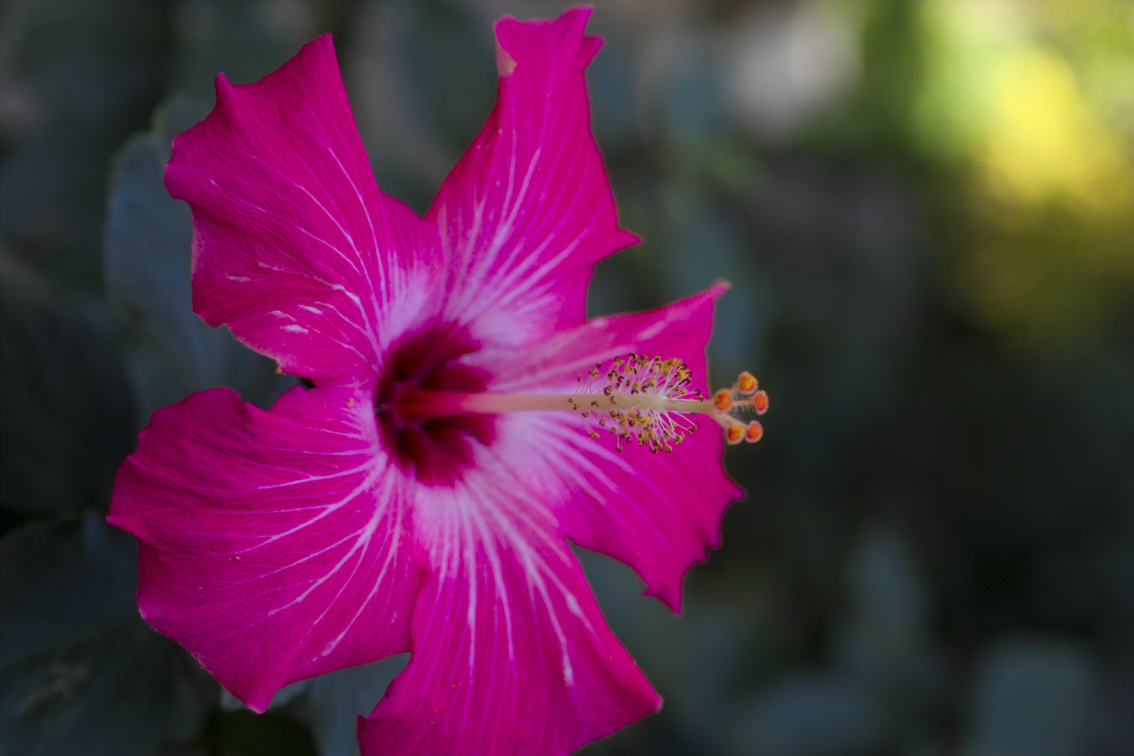
#> input picture .cargo/registry/src/index.crates.io-6f17d22bba15001f/jpeg-decoder-0.3.1/benches/large_image.jpg, 2268 x 1512 px (shown at 1/2 size)
$ python -i extract-colors.py   (imports and definitions only)
#> lines starting #> are read from the running program, lines starting #| are printed output that depends on the picture
#> in get_colors, img is the input picture: PIL image 2268x1512 RGB; mean R, G, B 92.6, 45.4, 72.8
#!/usr/bin/env python3
import sys, urllib.parse, urllib.request, io, json, os, colorsys

CACHE_FILE = "/tmp/quickshell-color-cache.json"

def get_cached(url):
    try:
        if os.path.exists(CACHE_FILE):
            with open(CACHE_FILE, 'r') as f:
                cache = json.load(f)
                return cache.get(url)
    except Exception:
        pass
    return None

def save_cache(url, colors):
    try:
        cache = {}
        if os.path.exists(CACHE_FILE):
            with open(CACHE_FILE, 'r') as f:
                cache = json.load(f)
        cache[url] = colors
        # Keep cache bounded to 200 items
        if len(cache) > 200:
            cache = dict(list(cache.items())[-100:])
        with open(CACHE_FILE, 'w') as f:
            json.dump(cache, f)
    except Exception:
        pass

def extract_vibrant_palette(img):
    # Downscale for rapid pixel analysis
    small = img.resize((64, 64), 0) # 0 is Resampling.NEAREST/BOX
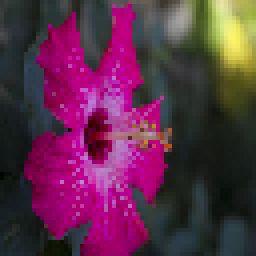
#> small: PIL image 64x64 RGB (shown 4 times larger); mean R, G, B 92.6, 45.7, 72.8
    rgb_img = small.convert('RGB')
    width, height = rgb_img.size
#> width = 64; height = 64

    # Bucket pixels into 24 hue bins (15 deg each)
    hue_bins = [[] for _ in range(24)]
    scored_pixels = []

    for y in range(height):
        for x in range(width):
            r, g, b = rgb_img.getpixel((x, y))
            h, l, s = colorsys.rgb_to_hls(r / 255.0, g / 255.0, b / 255.0)

            # Skip extreme darks and extreme highlights
            if l < 0.10 or l > 0.92:
                continue

            # Vibrancy score prioritizing rich saturation and balanced lightness
            l_score = max(0.2, 1.0 - abs(l - 0.55) * 1.5)
            score = (s ** 1.3) * l_score
            bin_idx = int(h * 24) % 24
            hue_bins[bin_idx].append((score, h, l, s))
            scored_pixels.append((score, h, l, s))
#> after the loop, scored_pixels = 3673 items, first 6: (0.00913, 0.367, 0.21, 0.0467), (0.0109, 0.444, 0.231, 0.0508), (0.0196, 0.444, 0.21, 0.0841), (0.0201, 0.444, 0.202, 0.0874), (0.0209, 0.481, 0.19, 0.0928), (0.0222, 0.444, 0.175, 0.101)

    if not scored_pixels:
        return ["#67e8f9", "#818cf8", "#f472b6"]

    bin_scores = [(sum(p[0] for p in b), idx) for idx, b in enumerate(hue_bins) if b]
    bin_scores.sort(key=lambda x: x[0], reverse=True)

    if not bin_scores or bin_scores[0][0] < 0.05:
        # Monochrome / low-saturation art fallback (stylish luminous cyan/violet/rose)
        return ["#67e8f9", "#a5b4fc", "#f472b6"]

    top_bin = hue_bins[bin_scores[0][1]]
    top_bin.sort(key=lambda x: x[0], reverse=True)
    _, top_h, top_l, top_s = top_bin[0]

    # Check for a distinct secondary hue bin (at least 30 deg away)
    second_h = None
    top_bin_idx = bin_scores[0][1]
    for b_score, b_idx in bin_scores[1:]:
        dist = abs(b_idx - top_bin_idx)
        dist = min(dist, 24 - dist)
        if dist >= 2 and b_score > bin_scores[0][0] * 0.25:
            sec_bin = hue_bins[b_idx]
            sec_bin.sort(key=lambda x: x[0], reverse=True)
            second_h = sec_bin[0][1]
            break

    # Guarantee vivid saturation and high-contrast lightness on dark glass
    sat1 = max(0.70, min(0.95, top_s * 1.3))
    lit1 = max(0.55, min(0.72, top_l if top_l >= 0.5 else 0.52 + top_l * 0.25))

    r1, g1, b1 = colorsys.hls_to_rgb(top_h, lit1, sat1)

    if second_h is not None:
        h2 = second_h
    else:
        h2 = (top_h + 22.0 / 360.0) % 1.0
    r2, g2, b2 = colorsys.hls_to_rgb(h2, max(0.55, min(0.72, lit1 * 0.96)), max(0.70, sat1))

    h3 = (top_h - 22.0 / 360.0) % 1.0
    r3, g3, b3 = colorsys.hls_to_rgb(h3, max(0.58, min(0.75, lit1 * 1.05)), min(1.0, sat1 * 1.05))

    c1 = f"#{int(r1*255):02x}{int(g1*255):02x}{int(b1*255):02x}"
    c2 = f"#{int(r2*255):02x}{int(g2*255):02x}{int(b2*255):02x}"
    c3 = f"#{int(r3*255):02x}{int(g3*255):02x}{int(b3*255):02x}"
    return [c1, c2, c3]

def get_colors(url):
    if not url:
        return "#d79921 #cba6f7 #89b4fa"

    cached = get_cached(url)
    if cached:
        return cached

    try:
        from PIL import Image
        if url.startswith("file://"):
            parsed = urllib.parse.urlparse(url)
            path = urllib.parse.unquote(parsed.path)
            img = Image.open(path)
        elif url.startswith("http://") or url.startswith("https://"):
            req = urllib.request.Request(url, headers={"User-Agent": "Mozilla/5.0"})
            data = urllib.request.urlopen(req, timeout=1.5).read()
            img = Image.open(io.BytesIO(data))
        else:
            img = Image.open(url)

        palette = extract_vibrant_palette(img)
#> palette = ['#fa43cc', '#f93681', '#ea4efe']
        result = " ".join(palette)
        save_cache(url, result)
        return result
    except Exception:
        return "#d79921 #cba6f7 #89b4fa"

# [3 lines not run here, left out]

>>> result = get_colors('../../.cargo/registry/src/index.crates.io-6f17d22bba15001f/jpeg-decoder-0.3.1/benches/large_image.jpg')
#> result = '#fa43cc #f93681 #ea4efe'
